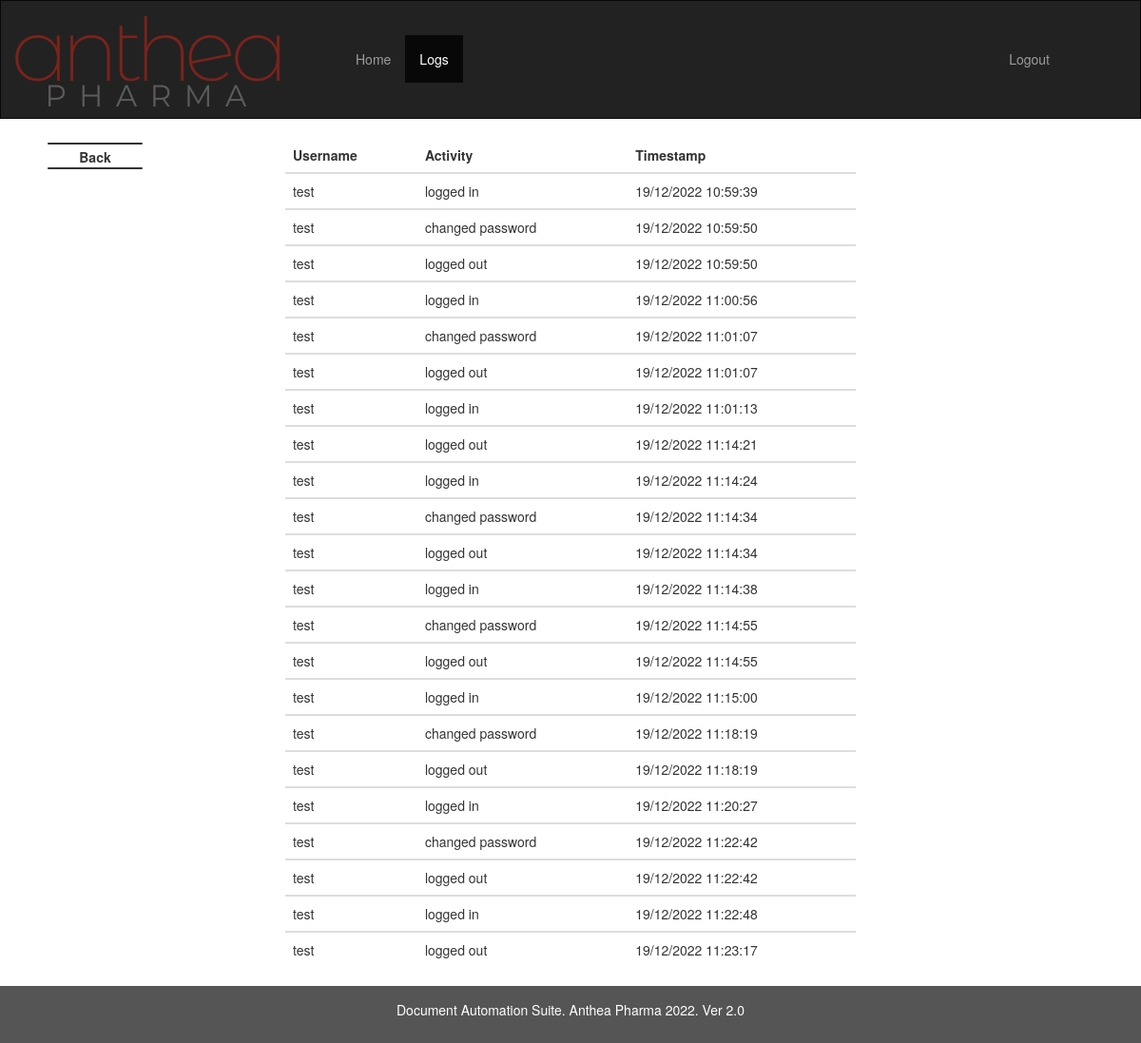
The app's page /logs (signed in) with its own data.
### imp_calc/models.py (models this page shows, shortened)
class Logs(db.Model):
    id = db.Column(db.Integer, primary_key=True)
    user_id =  db.Column(db.Integer,db.ForeignKey('user.id'))
    activity = db.Column(db.String(length=50),nullable = False)
    dt_string = db.Column(db.String(length=60),nullable = False)

class User(db.Model, UserMixin):
    id = db.Column(db.Integer(),primary_key = True)
    is_activate = db.Column(db.Boolean, default=True)
    username = db.Column(db.String(length=12),nullable = False, unique = True)
    role = db.Column(db.String(length=1),nullable=False)
    password_hash = db.Column(db.String(length=60),nullable = False)
    created_at = db.Column(db.DateTime, nullable = False, default= datetime.utcnow)
    logs = relationship("Logs", backref="UserLogs")
    @property
    def is_active(self):
        return self.is_activate
    @property
    def password(self):
        return self.password

### imp_calc/routes.py (the view)
@app.route('/logs')
def RetrieveLogsList():
    print(current_user.role)
    if current_user.role == 'a':
        logs = db.session.query(Logs, User.username).join(User, User.id == Logs.user_id, isouter=True)
    elif current_user.role == 'm':
        print("This is coming till here")
        logs = db.session.query(Logs, User.username).join(User, User.id == Logs.user_id,  isouter=True).filter(or_(User.role == 'u', User.id == current_user.id))
    else:
        logs = db.session.query(Logs, User.username).join(User, User.id == Logs.user_id, isouter=True).filter(current_user.id == Logs.user_id)
    return render_template('datalogs.html',logs = logs)

### imp_calc/models.py (called while the page is built)
@login_manager.user_loader
def load_user(user_id):
    return User.query.get(int(user_id))

### imp_calc/templates/datalogs.html
{% extends 'admin.html' %}
{% block main %}
<table class="table">
  <thead>
    <tr>
      <th scope="col">Username</th>
      <th scope="col">Activity</th>
      <th scope="col">Timestamp</th>
    </tr>
  </thead>
  {% for log in logs %}
  <tbody>
    <tr>
      {% if log.username!=None %}
      <td>{{log.username}}</td>
      {% else %}
      <td><i>Deleted User</i></td>
      {% endif %}
      <td>{{log.Logs.activity}}</td>
      <td>{{log.Logs.dt_string}}</td>
    </tr>
  </tbody>
  {% endfor %}
</table>
{% endblock %}

### imp_calc/templates/base.html (style rules this page uses)
.table { display: table; margin: auto; width: 50%; margin-top: 20px; margin-bottom: 20px; }

### records on screen
Logs: username "test", Logs.activity "logged in", Logs.dt_string "19/12/2022 10:59:39"
Logs: username "test", Logs.activity "changed password", Logs.dt_string "19/12/2022 10:59:50"
Logs: username "test", Logs.activity "logged out", Logs.dt_string "19/12/2022 10:59:50"
Logs: username "test", Logs.activity "logged in", Logs.dt_string "19/12/2022 11:00:56"
Logs: username "test", Logs.activity "changed password", Logs.dt_string "19/12/2022 11:01:07"
Logs: username "test", Logs.activity "logged out", Logs.dt_string "19/12/2022 11:01:07"
Logs: username "test", Logs.activity "logged in", Logs.dt_string "19/12/2022 11:01:13"
Logs: username "test", Logs.activity "logged out", Logs.dt_string "19/12/2022 11:14:21"
Logs: username "test", Logs.activity "logged in", Logs.dt_string "19/12/2022 11:14:24"
Logs: username "test", Logs.activity "changed password", Logs.dt_string "19/12/2022 11:14:34"
Logs: username "test", Logs.activity "logged out", Logs.dt_string "19/12/2022 11:14:34"
Logs: username "test", Logs.activity "logged in", Logs.dt_string "19/12/2022 11:14:38"
Logs: username "test", Logs.activity "changed password", Logs.dt_string "19/12/2022 11:14:55"
Logs: username "test", Logs.activity "logged out", Logs.dt_string "19/12/2022 11:14:55"
Logs: username "test", Logs.activity "logged in", Logs.dt_string "19/12/2022 11:15:00"
Logs: username "test", Logs.activity "changed password", Logs.dt_string "19/12/2022 11:18:19"
Logs: username "test", Logs.activity "logged out", Logs.dt_string "19/12/2022 11:18:19"
Logs: username "test", Logs.activity "logged in", Logs.dt_string "19/12/2022 11:20:27"
Logs: username "test", Logs.activity "changed password", Logs.dt_string "19/12/2022 11:22:42"
Logs: username "test", Logs.activity "logged out", Logs.dt_string "19/12/2022 11:22:42"
Logs: username "test", Logs.activity "logged in", Logs.dt_string "19/12/2022 11:22:48"
Logs: username "test", Logs.activity "logged out", Logs.dt_string "19/12/2022 11:23:17"
